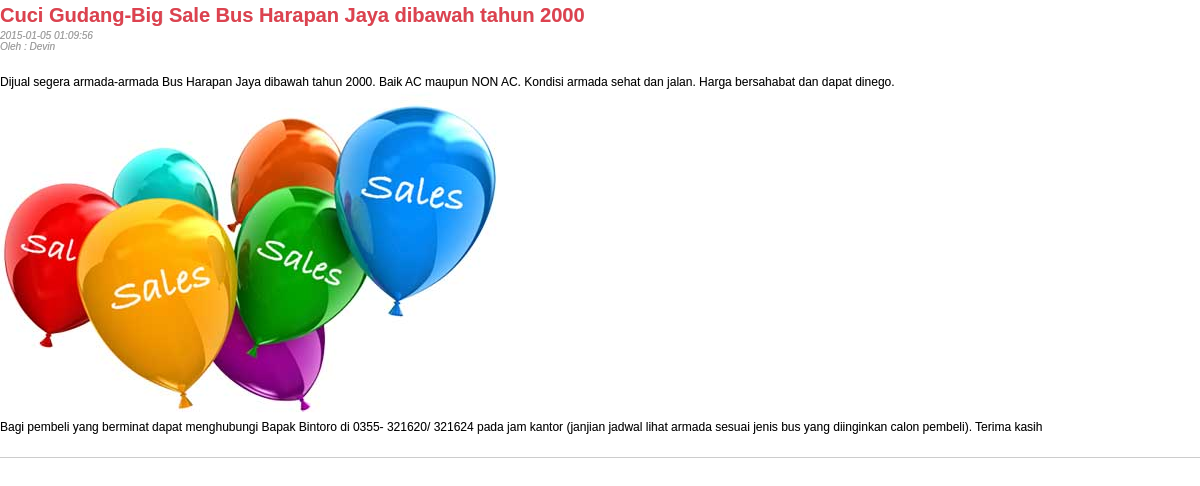
The page /tampil_berita.php on the database its author committed.
### tables this page shows
CREATE TABLE IF NOT EXISTS `berita` (
  `id` int(5) NOT NULL AUTO_INCREMENT,
  `judul` text NOT NULL,
  `isi` longtext NOT NULL,
  `tgl_terbit` timestamp NOT NULL DEFAULT CURRENT_TIMESTAMP ON UPDATE CURRENT_TIMESTAMP,
  `penulis` varchar(30) NOT NULL,
  PRIMARY KEY (`id`)
);

### tampil_berita.php (the view, shortened to what this page needs)
<?php
include('hapus_otomatis.php');
$query_sql = "SELECT * FROM berita ORDER BY tgl_terbit DESC";
$sql = mysql_query($query_sql, $database) or die(mysql_error());
$row_sql = mysql_fetch_assoc($sql);
?>
<!DOCTYPE html PUBLIC "-//W3C//DTD XHTML 1.0 Transitional//EN" "http://www.w3.org/TR/xhtml1/DTD/xhtml1-transitional.dtd">
<html xmlns="http://www.w3.org/1999/xhtml">
<head>
<link href="css/style.css" rel="stylesheet" type="text/css" />
<link href="css/frame.css" rel="stylesheet" type="text/css" />
<link href="css/tampil_berita.css" rel="stylesheet" type="text/css" />
</head>
<body>
<div class="induk">
<?php do { ?>
	<div id="judul">
    <?php echo $row_sql['judul']; ?>
    </div>
    <div id="atribut">
    <?php echo $row_sql['tgl_terbit']; ?><br />
    Oleh : <?php echo $row_sql['penulis']; ?>
    </div>
    <div id="isi">
    <?php echo $row_sql['isi']; ?>
    </div>
<?php } while ($row_sql = mysql_fetch_assoc($sql)); ?>
</div>
</body>
</html>

### css/style.css (style rules this page uses)
* { font-family: Arial, Helvetica, sans-serif; text-shadow: .3px .3px .5px rgba(0,0,0,.2); text-decoration: none; border: 0 none; padding: 0; margin: 0; }

### css/frame.css (style rules this page uses)
.induk { margin: 0; font-family: Arial, Helvetica, sans-serif; text-shadow: .3px .3px .5px rgba(0,0,0,.2); font-size: 12px; width: 100%; padding-bottom: 100px; }
p { line-height: 20px; text-align:justify; }

### css/tampil_berita.css (style rules this page uses)
#judul { font-size: 20px; font-weight: bold; color: #de424f; height: 30px; line-height: 30px; }
#atribut { font-size: 10px; color: #999; font-style: italic; }
#isi { margin-top: 20px; margin-bottom: 20px; padding-bottom: 20px; border-bottom:1px solid #CCC; }

### rows shown on the page
berita: judul "Cuci Gudang-Big Sale Bus Harapan Jaya dibawah tahun 2000", tgl_terbit "2015-01-05 01:09:56", penulis "Devin", isi "Dijual segera armada-armada Bus Harapan Jaya dibawah tahun 2000. Baik AC maupun NON AC. Kondisi armada sehat dan jalan. Harga bersahabat dan dapat dinego. Bagi pembeli yang berminat dapat menghubungi Bapak Bintoro di 0355- 321620/ 321624 pada jam kantor (janjian jadwal lihat armada sesuai jenis bus yang diinginkan calon pembeli). Terima kasih", isi (picture)
